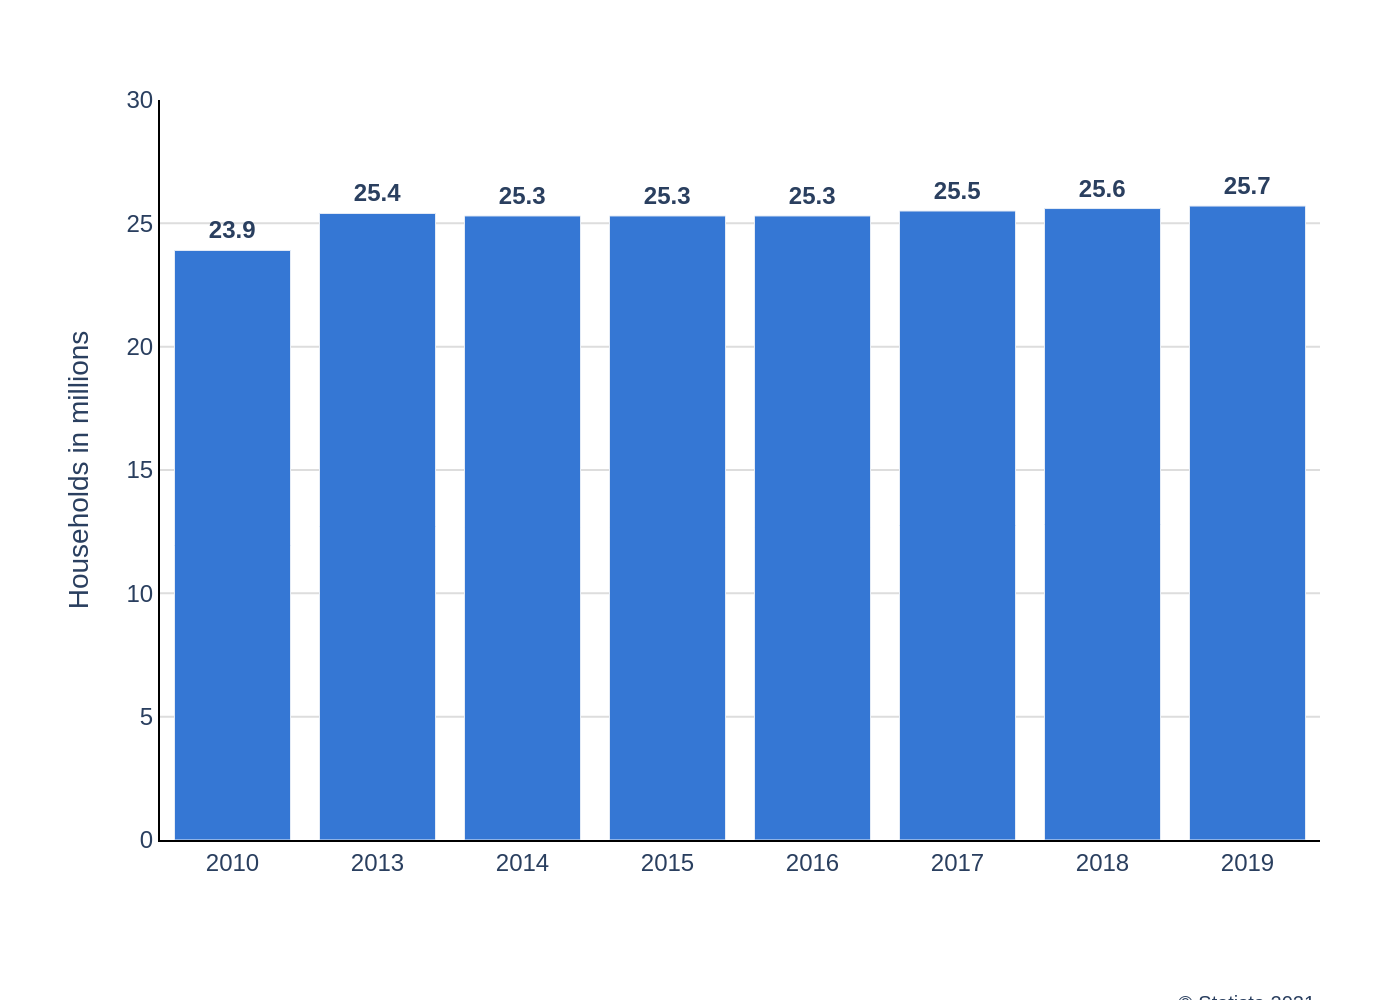

This figure's Python source:
import sys
import json
import plotly.graph_objects as go

# Ensure a JSON file path is provided as a command-line argument
if len(sys.argv) != 2:
    print("Usage: python script.py <path_to_json_file>")
    sys.exit(1)

json_file_path = sys.argv[1]

# Load chart configuration from the specified JSON file
try:
    with open(json_file_path, 'r', encoding='utf-8') as f:
        config = json.load(f)
except (FileNotFoundError, json.JSONDecodeError) as e:
    print(f"Error reading or parsing JSON file: {e}")
    sys.exit(1)

# Extract data and text from the configuration
chart_data = config.get('chart_data', [])
texts = config.get('texts', {})
colors = config.get('colors', [])

# Prepare data for plotting
x_values = [d.get('x') for d in chart_data]
y_values = [d.get('y') for d in chart_data]

# Initialize the figure
fig = go.Figure()

# Add the bar trace with data labels
fig.add_trace(go.Bar(
    x=x_values,
    y=y_values,
    text=y_values,
    textposition='outside',
    marker_color=colors[0] if colors else None,
    cliponaxis=False,
    textfont=dict(family="Arial", size=12, weight='bold')
))

# Configure the chart layout
fig.update_layout(
    font=dict(family="Arial", size=12),
    plot_bgcolor='white',
    showlegend=False,
    xaxis=dict(
        title_text=texts.get('x_axis_title'),
        type='category',
        showline=True,
        linewidth=1,
        linecolor='black',
        tickfont=dict(size=12)
    ),
    yaxis=dict(
        title_text=texts.get('y_axis_title'),
        range=[0, 30],
        gridcolor='#dddddd',
        showline=True,
        linewidth=1,
        linecolor='black',
        tickfont=dict(size=12)
    ),
    margin=dict(l=80, r=40, t=50, b=80),
    annotations=[
        dict(
            text=texts.get('source'),
            showarrow=False,
            xref="paper", yref="paper",
            x=1, y=-0.2,
            xanchor='right', yanchor='top',
            align='right',
            font=dict(size=10, family="Arial")
        )
    ]
)

# Determine the output filename from the input JSON path
if '/' in json_file_path:
    base_name = json_file_path.split('/')[-1]
else:
    base_name = json_file_path

if '\\' in base_name: # Handle Windows paths
    base_name = base_name.split('\\')[-1]

output_filename = base_name.replace('.json', '.png')

# Save the figure to a PNG file
fig.write_image(output_filename, scale=2)

print(f"Chart saved to {output_filename}")
